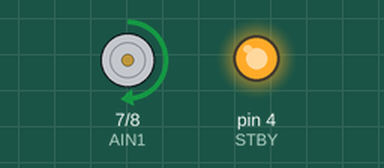
Simulated run of this sketch. Board: Arduino Uno, built with avr-gcc and run on an emulated ATmega328P. Parts: motor-driver pin pairs drawn as motors (green arrow = first pin HIGH = forward, orange = second pin HIGH = backward, longer = more drive, scaled by the enable pin, stopped while the standby pin is LOW), output pins drawn as LEDs (lit = HIGH).

Above: at 1.0 s.
At 4.0 s:
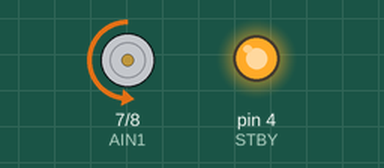
At 5.7 s:
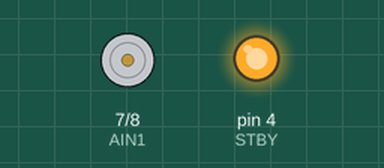
Timing chart, 0 to 8.5 s (numbered marks = the images above):
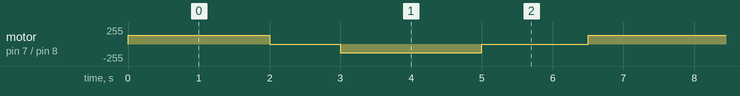

Measured:
- by itself, motor on pin 7 (AIN1) / pin 8 (AIN2): repeats every 6.5 s: stopped 1.0 s, backward 130/255 2.0 s, stopped 1.5 s, forward 130/255 2.0 s

The sketch:

tb6612_motor_test.ino
```cpp
// Arduino Uno + TB6612FNG single-motor bench test
#define PWMA 5
#define AIN1 7
#define AIN2 8
#define STBY 4

void setup() {
  pinMode(PWMA, OUTPUT);
  pinMode(AIN1, OUTPUT);
  pinMode(AIN2, OUTPUT);
  pinMode(STBY, OUTPUT);
  digitalWrite(STBY, HIGH);
}

void loop() {
  // Forward
  digitalWrite(AIN1, HIGH);
  digitalWrite(AIN2, LOW);
  analogWrite(PWMA, 130);
  delay(2000);

  // Stop
  analogWrite(PWMA, 0);
  delay(1000);

  // Reverse - bench test only
  digitalWrite(AIN1, LOW);
  digitalWrite(AIN2, HIGH);
  analogWrite(PWMA, 130);
  delay(2000);

  analogWrite(PWMA, 0);
  delay(1500);
}
```
